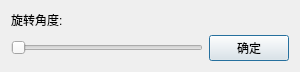
<?xml version="1.0" encoding="UTF-8"?>
<ui version="4.0">
 <class>DialogRotate</class>
 <widget class="QDialog" name="DialogRotate">
  <property name="geometry">
   <rect>
    <x>0</x>
    <y>0</y>
    <width>300</width>
    <height>58</height>
   </rect>
  </property>
  <property name="windowTitle">
   <string>RotateDialog</string>
  </property>
  <layout class="QVBoxLayout" name="verticalLayout">
   <item>
    <widget class="QLabel" name="label">
     <property name="text">
      <string>旋转角度:</string>
     </property>
    </widget>
   </item>
   <item>
    <layout class="QHBoxLayout" name="horizontalLayout">
     <item>
      <widget class="QSlider" name="rotateSlider">
       <property name="maximum">
        <number>359</number>
       </property>
       <property name="orientation">
        <enum>Qt::Horizontal</enum>
       </property>
      </widget>
     </item>
     <item>
      <widget class="QPushButton" name="rotateBtn">
       <property name="text">
        <string>确定</string>
       </property>
      </widget>
     </item>
    </layout>
   </item>
  </layout>
 </widget>
 <resources/>
 <connections/>
</ui>
